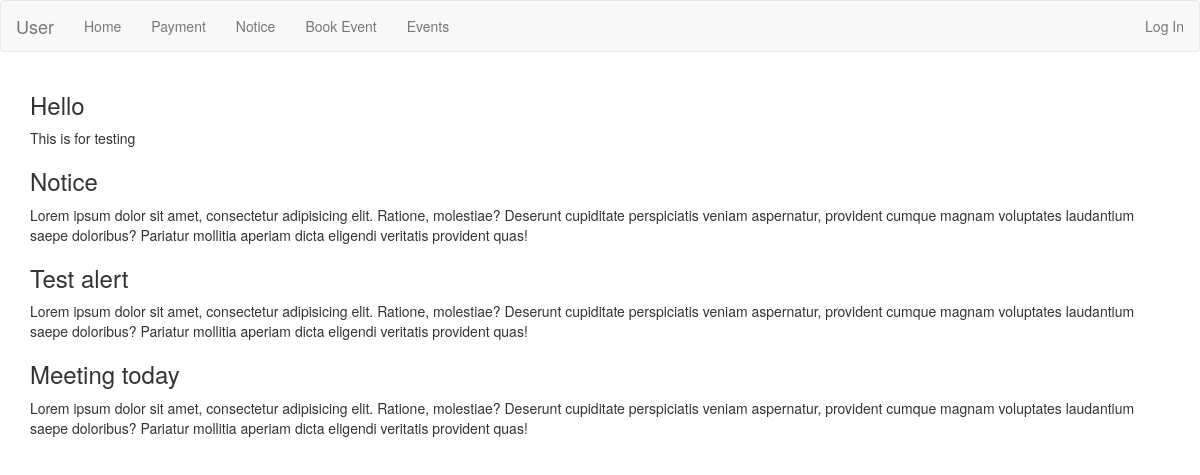
/user/notice.php, run on an earlier commit of the app's database.
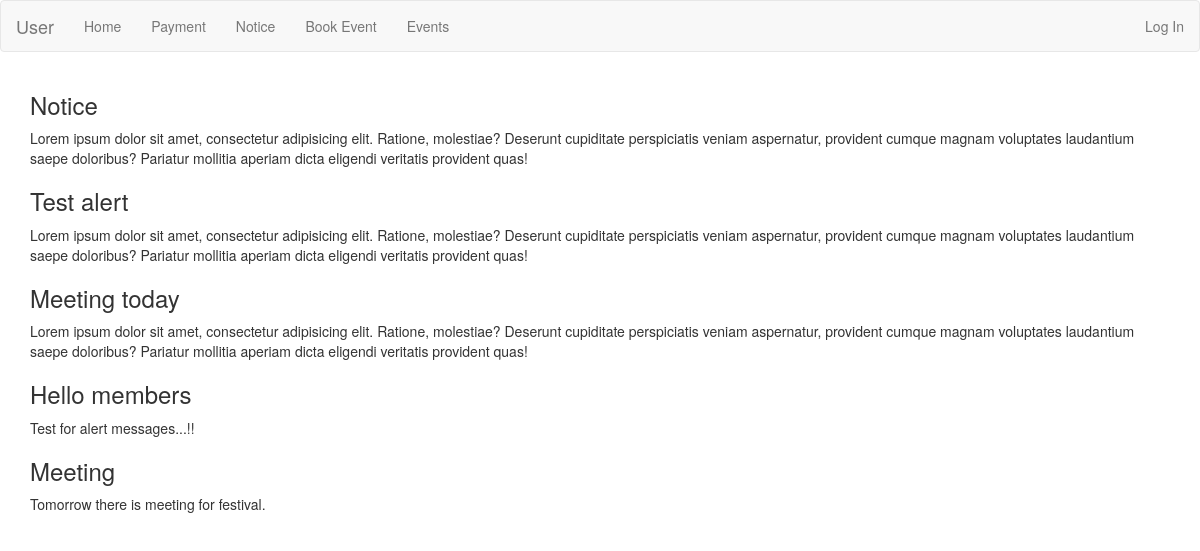
And on a later commit of the database.
### tables this page shows
CREATE TABLE `alert` (
  `alert_id` int(11) NOT NULL,
  `title` varchar(50) NOT NULL,
  `text` varchar(2500) NOT NULL
);

### user/notice.php (the view)
<?php
    include('includes/header.php');
?>
    <div class="container">
        <?php
            include('includes/db.php');
            $q = "select * from alert;";
            $result = mysqli_query($con, $q);
            while($row = mysqli_fetch_array($result)){
                $title = $row['title'];
                $text = $row['text'];
                echo '<h3>'.$title.'</h3>';
                echo '<p>'.$text.'</p>';
            }
        ?>
    </div>
<?php
    include('includes/footer.php');
?>

What changed in the data, as far as the page shows it:
removed alert: title "Hello", text "This is for testing"
added alert: title "Hello members", text "Test for alert messages...!!"
added alert: title "Meeting", text "Tomorrow there is meeting for festival."
